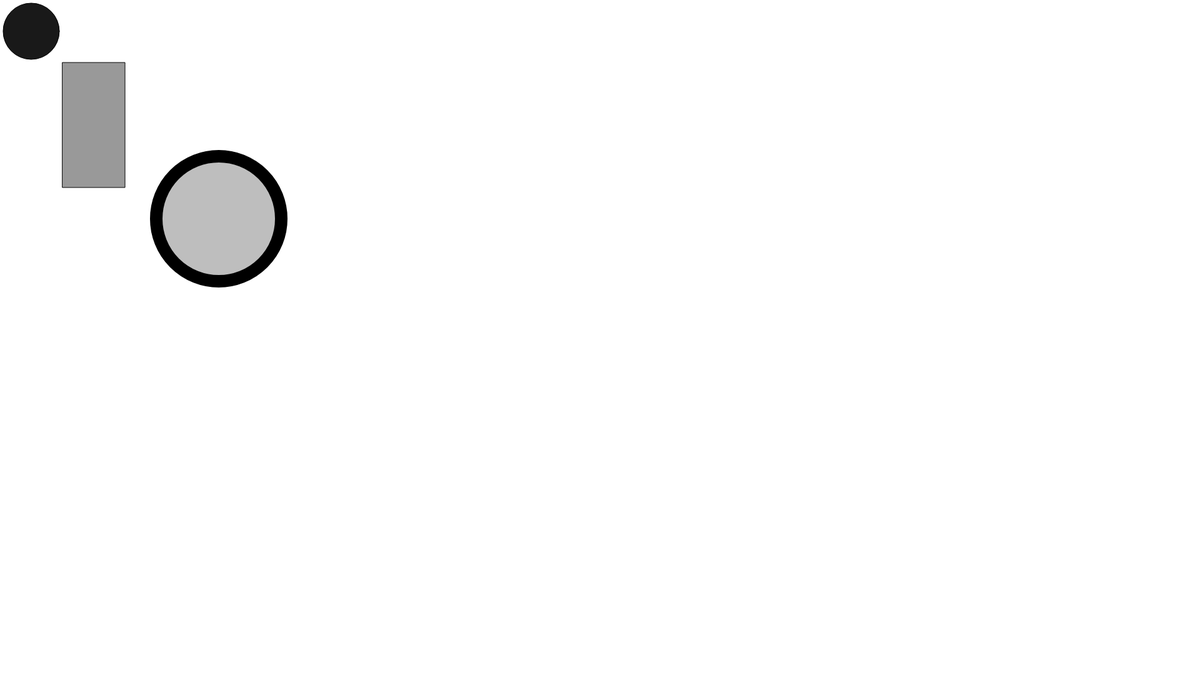
Frame 1 (no input)
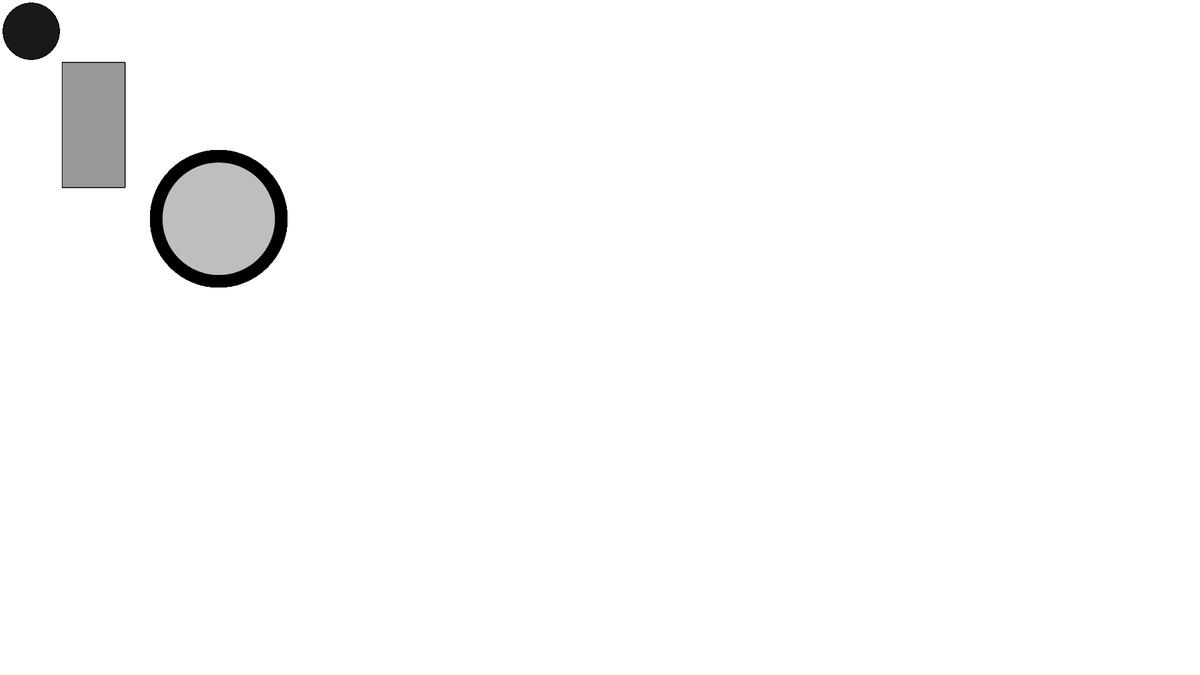
Frame 60 (no input)
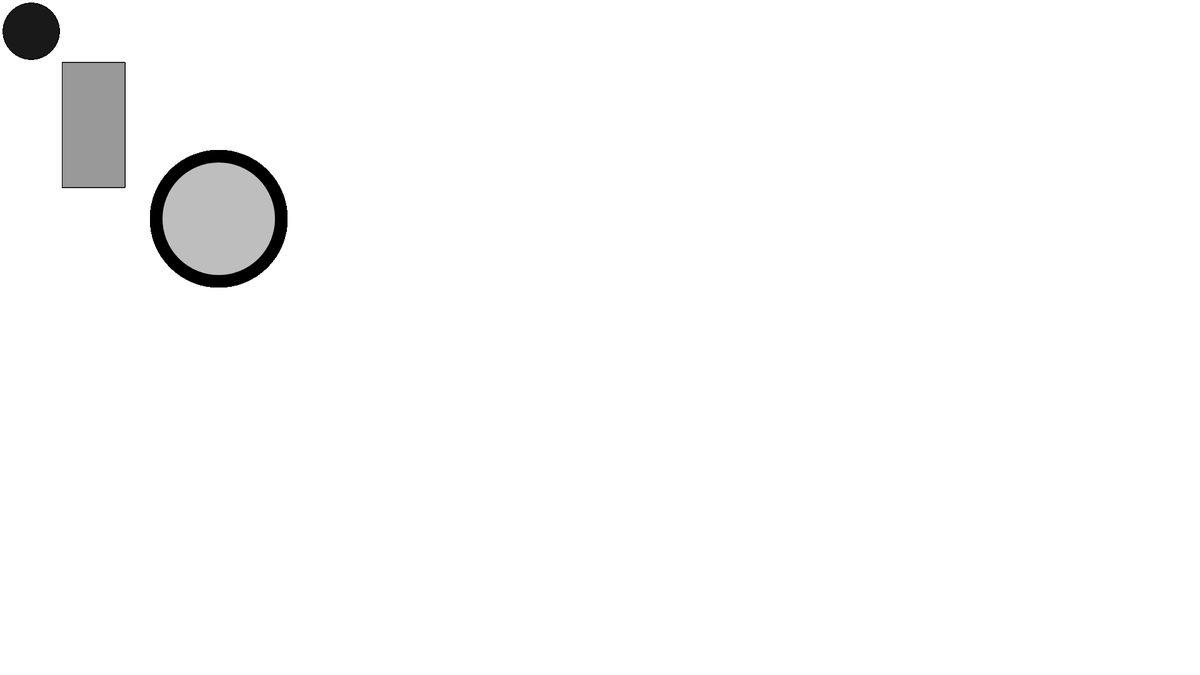
Frame 120 (the mouse pressed at the canvas centre since frame 60)

The p5.js sketch that drew these frames (run headless with seeded random() and noise() and a simulated clock; from frame 60 on, the mouse is pressed at the canvas centre):

// p5.js sketch
// ── sketch.js
var x = 80;
var y = 60;

function setup() {
  createCanvas(1920,1080);
}

function draw() { 
  console.log("1");
  fill(25);
  ellipse(50,50,90,90);

  strokeWeight(20);
  fill(190)
  ellipse(350,350,200,200)

  fill(153);
  strokeWeight(1);
  rect(100,100,100,200);
}
